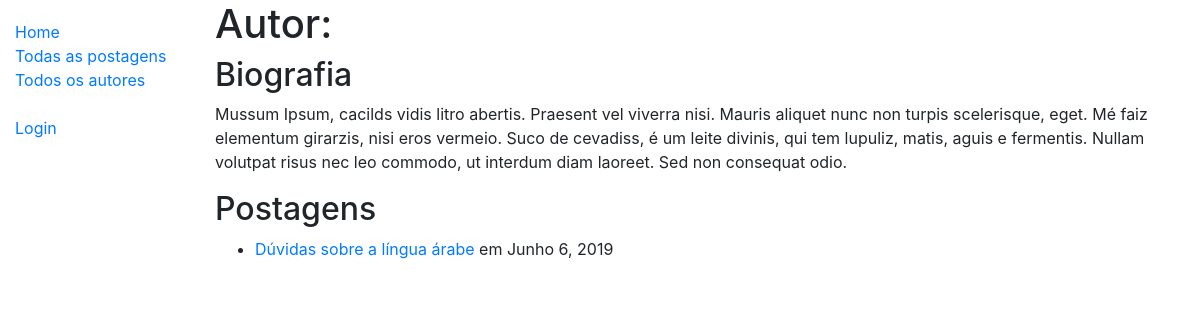
Before: /blog/autor/2 with the older database file.
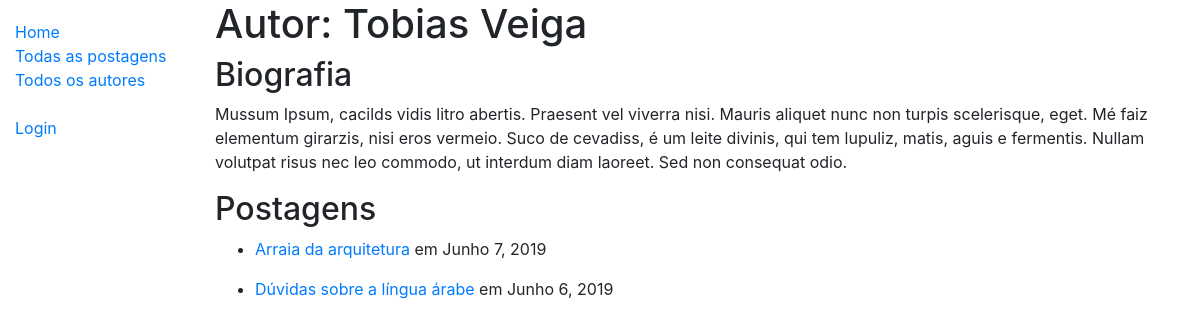
After: the same page with the newer database file.
### blog_app/models.py (models this page shows, shortened)
class Postagem(models.Model):
    autor = models.ForeignKey(Autor, on_delete=models.SET_NULL, null=True)
    titulo = models.CharField(max_length=100, help_text='Escreva o título da postagem')
    datahora = models.DateTimeField(auto_now_add=True)
    conteudo = models.TextField(max_length=1000, help_text='Escreva sua postagem')
    class Meta:
        ordering = ['-datahora']
    def get_absolute_url(self):
        return reverse('post-detail', args=[str(self.id)])

class Autor(models.Model):
    usuario = models.ForeignKey(User, on_delete=models.SET_NULL, null=True)
    bio = models.TextField(max_length=500, help_text="Insira sua biografia aqui.")
    class Meta:
        ordering = ["usuario"]

### blog_app/views.py (the view)
# urls.py: path('autor/<int:pk>', views.AutorDetailView.as_view(), name='autor-detail'),
class AutorDetailView(generic.DetailView):
    model = Autor

### blog_app/templates/blog_app/autor_detail.html
{% extends "base_generic.html" %}
{% block content %}
<h1>Autor: {{autor.usuario.first_name}} {{autor.usuario.last_name}}</h1>
<h2>Biografia</h2>
  <p>{{ autor.bio }}</p>
<h2>Postagens</h2>
<ul>
  {% for post in autor.postagem_set.all %}
  <li>
    <a href="{{ post.get_absolute_url }}">{{ post.titulo }}</a>
    em {{post.datahora.date}}</p>
  </li>
  {% endfor %}
</ul>
</div>
{% endblock %}

Changed rows visible on the page:
changed through a linked row, Autor: usuario.first_name (not shown) → "Tobias"; usuario.last_name (not shown) → "Veiga"
added Postagem: titulo "Arraia da arquitetura", datahora "Junho 7, 2019"
